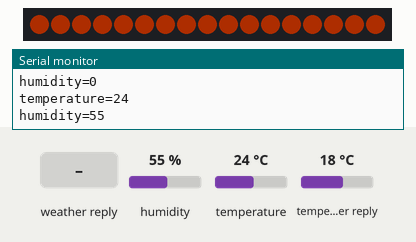
The sketch below on a simulated ESP8266 (NodeMCU). On the bench: 17 RGB LEDs in strip order, left to right, the last lines printed to the serial monitor. The inputs (shaded band) are chosen by the test bench; at power-on: temperature 24 °C, humidity 55 %, temperature in the weather reply 18 °C. Dim RGB values are drawn brighter than linear; WiFi joins after 1.5 s; servers stay silent unless stated; web services answer with replies made up by the test bench.

Above: at 3.2 s.
3.3 s: temperature set to 12 °C
At 7.7 s:
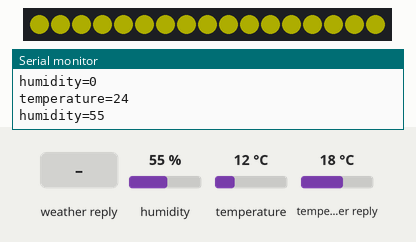
12.1 s: humidity set to 22 %
At 15.8 s:
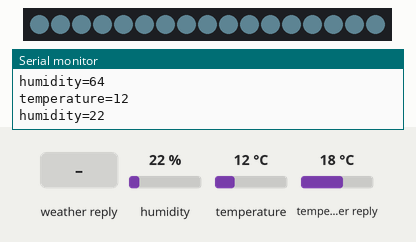
20.9 s: weather in the web reply set to Clear
At 23.5 s:
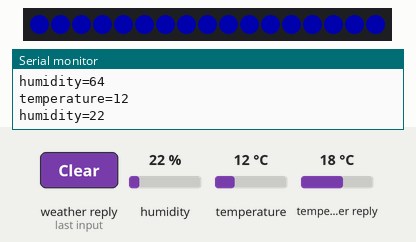
29.7 s: weather in the web reply set to Rain
39.0 s: weather in the web reply set to Snow
Timing chart, 0 to 42.0 s (numbered marks = the images above; inputs shaded):
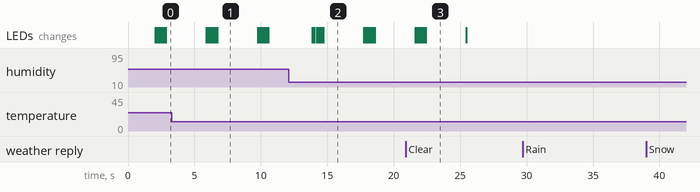

Measured:
- what the display in image 3 shows lasts 3.1 s, from 22.4 s to 25.5 s

The sketch:

Control_Device_C__ESP_.ino
```cpp
#include <ESP8266WiFi.h>       //Ability to work with Wi-Fi
#include <ESP8266HTTPClient.h> //Ability to work with HTTP Get requests
#include <WiFiClient.h>        //Ability to work with Wi-Fi communication (own access point)
#include <Arduino_JSON.h>      //Parsing the weather indicators from Internet
#include "DHT.h"               //Ability to using the DHT11 humidity and temperature sensor
#include <Adafruit_NeoPixel.h> //Ability to work with WS2812B LED strip

#define DEBUG //Macros for hiding the console messages

#define DHTPIN 4              // pin D2 for DHT11
#define DHTTYPE DHT11         // sensor type

// LIGHT DEFINES //
#define PIN          D5       //PIN for LED strip
#define LED_COUNT    17

#define BRIGHTNESS   50
// END LIGHT DEFINES //

// COLOR DEFINES //
#define RED         strip.Color(255, 0, 0)
#define ORANGE      strip.Color(255, 69, 0)
#define GREEN       strip.Color(0, 255, 0)
#define WINTER_BLUE strip.Color(63, 90, 100)
#define YELLOW      strip.Color(255, 255, 0)
#define BLUE        strip.Color(0, 0, 255)
#define BLACK       strip.Color(0, 0, 0)
// END COLOR DEFINES //

DHT dht(DHTPIN, DHTTYPE); //sensor DHT11 object for communication
Adafruit_NeoPixel strip = Adafruit_NeoPixel(LED_COUNT, PIN, NEO_GRB + NEO_KHZ800); //strip declaration

const String _SSID = "Bandit"; //Your wi-fi name
const String _PASSWORD = "MaksiM123"; //Your wi-fi password

// Your Domain name with URL path or IP address with path
//
const String API_KEY = "698bef24744bdcfdc41565e15359931f"; //API KEY for http get request to forecast site

// Replace with your country code and city
//
const String CITY = "Kharkiv"; //Your city for the forecast

unsigned short timerDelay = 10000; //timer to get the HTTP request-responce results not permanent
unsigned short lastTime = 0; // variable for comparison the timer with the past time

String jsonBuffer; //Hold the HTTP response object (forecast in json)
String HttpGETRequest(const char* serverName); //function prototype of the HTTP protocol describe

enum BORDERS {MIN,MAX}; //special enum that associate the arrays indexes with min and max values
const uint8_t SIZE = 2;
uint8_t tempValues[SIZE] = {16,22};
uint8_t humidityValues[SIZE] = {40,55};

//All information variables
//
uint8_t clouds;
uint8_t humidityOutdoor;
uint8_t temperatureIndoor;
uint8_t humidityIndoor;


void setup()
{
  WiFi.begin(_SSID, _PASSWORD);

  #ifdef DEBUG
    Serial.begin(115200);
    Serial.println("Connecting");

    while(WiFi.status() != WL_CONNECTED)
    {
      delay(1000);
      Serial.print(".");
    }

    Serial.println("");
    Serial.print("Connected to WiFi network with IP Address: ");
    Serial.println(WiFi.localIP());

    Serial.println("Timer set to 10 seconds (timerDelay variable), it will take 10 seconds before publishing the first reading.");
  #endif

  dht.begin();
  strip.begin();
  strip.setBrightness(BRIGHTNESS);
  strip.show();
}

void loop()
{
  // Send an HTTP GET request every 10 seconds
  //
  if ((millis() - lastTime) > timerDelay)
  {
    // Check WiFi connection status
    //
    if(WiFi.status()== WL_CONNECTED)
    {
      String serverPath = "http://api.openweathermap.org/data/2.5/weather?q=" + CITY  + "&APPID=" + API_KEY; //GET request forming

      jsonBuffer = HttpGETRequest(serverPath.c_str());//Get the forecast in json object
      JSONVar myObject = JSON.parse(jsonBuffer); //Try to parse the object (get the values from keys. For example key: temperature and value: 22)

      // JSON.typeof(jsonVar) can be used to get the type of the var
      //
      if (JSON.typeof(myObject) == "undefined")
      {
        #ifdef DEBUG
          Serial.println("Parsing input failed!");
        #endif

        SetColor(RED); //Signalize the person that the forecast is not downloaded
        return;
      }

      //Macros for Serial port vision
      //
      #ifdef DEBUG
        Serial.print("JSON object = ");
        Serial.println(myObject);
        Serial.print("Temperature: ");
        Serial.println(myObject["clouds"]["all"]);
        Serial.print("Humidity: ");
        Serial.println(myObject["main"]["humidity"]);
      #endif

      clouds = (int)myObject["clouds"]["all"];
      humidityOutdoor = (int)myObject["main"]["humidity"];
    }
    else
    {
      #ifdef DEBUG
        Serial.println("WiFi Disconnected"); //Something wrong with Wi-Fi
      #endif
    }

    lastTime = millis(); //Count the passed time
  }

    #ifdef DEBUG
      Serial.print("temperature=");
      Serial.println(dht.readTemperature());
      Serial.print("humidity=");
      Serial.println(dht.readHumidity());
    #endif

     temperatureIndoor = dht.readTemperature();
     humidityIndoor = dht.readHumidity();

     #ifdef DEBUG
      Serial.print("clouds=");
      Serial.println(clouds);
      Serial.print("humidity=");
      Serial.println(humidityOutdoor);
      Serial.print("temperature=");
      Serial.println(temperatureIndoor);
      Serial.print("humidity=");
      Serial.println(humidityIndoor);
    #endif

    //Check and compare the temperature with MIN and MAX value
    //
    if(temperatureIndoor < tempValues[MIN])
    {
      SetColor(WINTER_BLUE);
    }
    else if(temperatureIndoor > tempValues[MAX])
    {
      SetColor(ORANGE);
    }
    else
    {
      SetColor(GREEN); //Everything is OK!
    }

    SetColor(strip.Color(255,255,(uint32_t)clouds*2.55)); //Associate clouds with color (yellow - clear sky and sun, white - 100% clouds)

    //Check the humidity and compare it with min and max with Inernet or without
    //
    if(humidityIndoor < humidityValues[MIN])
    {
      SetColor(BLUE);

      if(humidityOutdoor > 0) //if the wi-fi connection hasn't lost
      {
        strip.setBrightness(BRIGHTNESS/(float)(humidityIndoor/humidityOutdoor)); //We suggest that the humidity outdoor must be bigger than indoor humidity
      }
      else
      {
        strip.setBrightness(BRIGHTNESS/2); //Set half brightness if the air is dry
      }

      strip.show(); //show the brightness
    }
    else if(humidityIndoor > humidityValues[MAX])
    {
      if(humidityOutdoor > 0)
      {
        strip.setBrightness(BRIGHTNESS/(float)(humidityOutdoor/humidityIndoor)); //We suggest that the humidity outdoor must be bigger than indoor humidity
      }
      else
      {
        strip.setBrightness(BRIGHTNESS*2); //Set x2 brightness (visible bath effect)
      }
    }
    else
    {
      SetColor(BLUE);
      strip.setBrightness(BRIGHTNESS); // Standart brightness
      strip.show();
    }
}


String HttpGETRequest(const char* serverName)
{
  HTTPClient http;

  // Your IP address with path or Domain name with URL path
  http.begin(serverName);

  // Send HTTP POST request
  int httpResponseCode = http.GET();

  String
  payload = "{}";

  if (httpResponseCode>0)
  {
    #ifdef DEBUG
      Serial.print("HTTP Response code: ");
      Serial.println(httpResponseCode);
    #endif

    payload = http.getString();
  }
  else
  {
    SetColor(RED);

    #ifdef DEBUG
      Serial.print("Error code: ");
      Serial.println(httpResponseCode);
    #endif
  }
  // Free resources
  http.end();

  return payload;
}


// Fill the dots one after the other with a color
//
void SetColor(uint32_t color)
{
  for(uint8_t i=0; i<LED_COUNT; i++)
  {
    strip.setPixelColor(i, color);
    strip.show();
    delay(50);
  }

  delay(3000);
}
```
